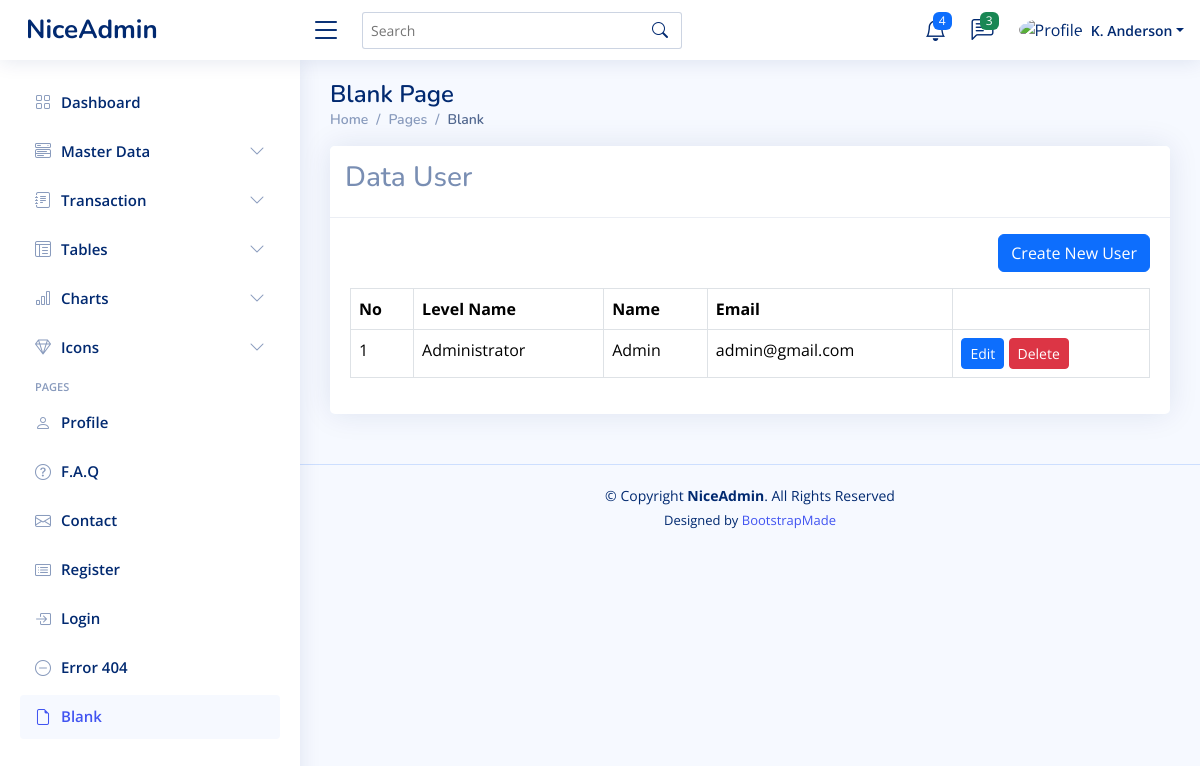
The page /dashboard.php?page=user on the database its author committed.
### tables this page shows
CREATE TABLE `users` (
  `id` int(11) NOT NULL,
  `id_level` int(11) NOT NULL,
  `name` varchar(50) NOT NULL,
  `email` varchar(50) NOT NULL,
  `password` varchar(100) NOT NULL,
  `created_at` timestamp NOT NULL DEFAULT current_timestamp(),
  `updated_at` timestamp NULL DEFAULT NULL ON UPDATE current_timestamp()
);

CREATE TABLE `levels` (
  `id` int(11) NOT NULL,
  `level_name` varchar(50) NOT NULL,
  `created_at` timestamp NOT NULL DEFAULT current_timestamp(),
  `updated_at` timestamp NULL DEFAULT NULL ON UPDATE current_timestamp()
);

### content/user.php (the view, shortened to what this page needs)
<?php
$query = mysqli_query($koneksi, "SELECT users.*, levels.level_name FROM users
LEFT JOIN levels ON levels.id = users.id_level ORDER BY users.id DESC");
$rows  = mysqli_fetch_all($query, MYSQLI_ASSOC);
?>
<div class="row">
    <div class="col-sm-12">
        <div class="card">
            <div class="card-header">
                <h3>Data User</h3>
            </div>
            <div class="card-body">
                <div align="right" class="mb-3 mt-3">
                    <a href="?page=add-user" class="btn btn-primary">Create New User</a>
                </div>
                <table class="table table-bordered">
                    <thead>
                        <tr>
                            <th>No</th>
                            <th>Level Name</th>
                            <th>Name</th>
                            <th>Email</th>
                            <th></th>
                        </tr>
                    </thead>
                    <tbody>
                        <?php $no = 1;
                        foreach ($rows as $row): ?>
                            <tr>
                                <td><?php echo $no++ ?></td>
                                <td><?php echo $row['level_name'] ?></td>
                                <td><?php echo $row['name'] ?></td>
                                <td><?php echo $row['email'] ?></td>
                                <td>
                                    <a href="?page=add-user&edit=<?php echo $row['id'] ?>" class="btn btn-primary btn-sm">Edit</a>
                                    <a href="?page=user&delete=<?php echo $row['id'] ?>"
                                        onclick="return confirm('Are you sure??')" class="btn btn-danger btn-sm">Delete</a>
                                </td>
                            </tr>
                        <?php endforeach ?>
                    </tbody>
                </table>
            </div>
        </div>
    </div>
</div>

### assets/css/style.css (style rules this page uses)
:root { scroll-behavior: smooth; }
body { font-family: "Open Sans", sans-serif; background: #f6f9ff; color: #444444; }
h1, h2, h3, h4, h5, h6 { font-family: "Nunito", sans-serif; }
.card { margin-bottom: 30px; border: none; border-radius: 5px; box-shadow: 0px 0 30px rgba(1, 41, 112, 0.1); }
.card-header, .card-footer { border-color: #ebeef4; background-color: #fff; color: #798eb3; padding: 15px; }
.card-body { padding: 0 20px 20px 20px; }

### rows shown on the page
users: id_level.level_name "Administrator", name "Admin", email "admin@gmail.com"
